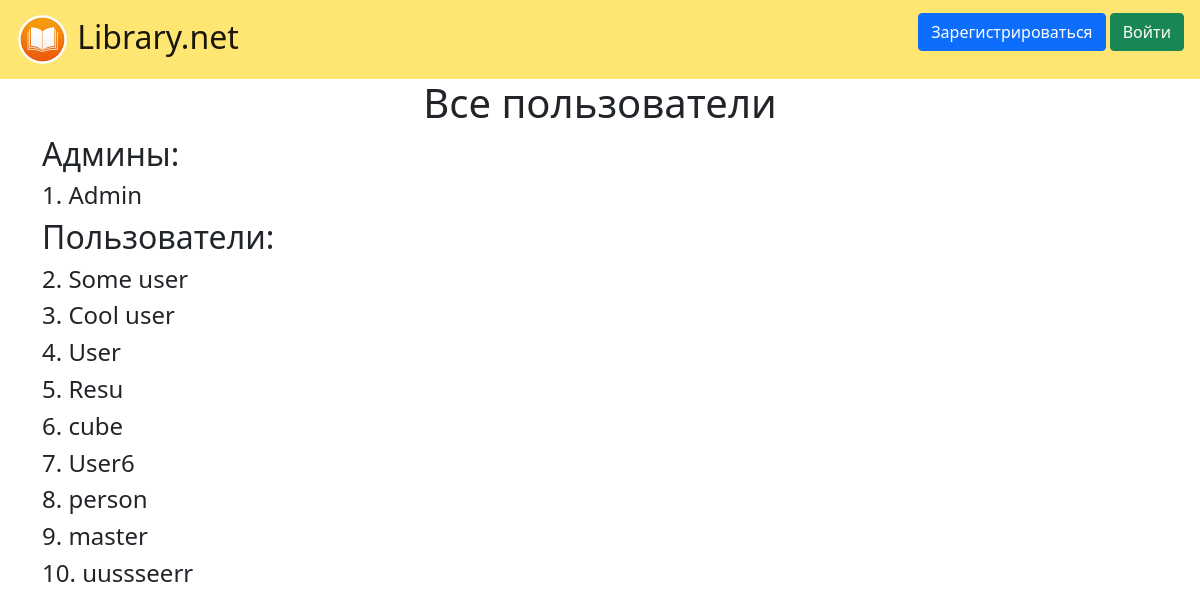
/users, run on an earlier commit of the app's database.
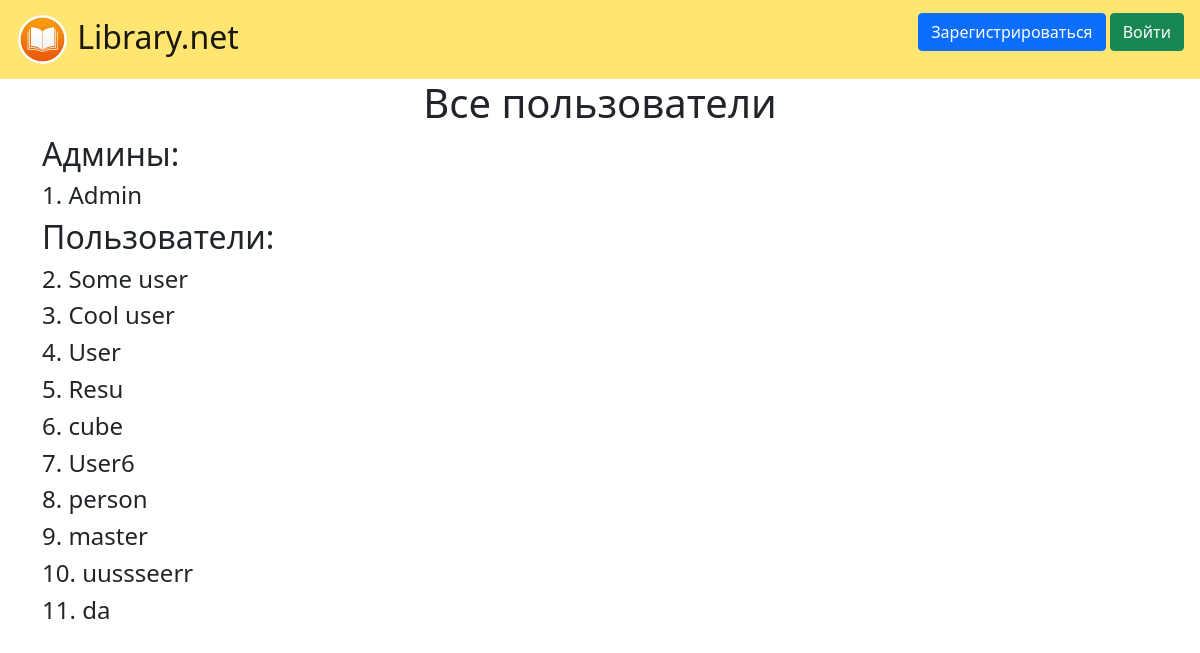
And on a later commit of the database.
### data/users.py (models this page shows, shortened)
class User(SqlAlchemyBase, UserMixin, SerializerMixin):
    __tablename__ = 'users'
    id = sqlalchemy.Column(sqlalchemy.Integer,
                           primary_key=True, autoincrement=True)  # айди
    name = sqlalchemy.Column(sqlalchemy.String, nullable=True)  # имя пользователя
    about = sqlalchemy.Column(sqlalchemy.String, nullable=True)  # описание
    email = sqlalchemy.Column(sqlalchemy.String,
                              index=True, unique=True, nullable=True)  # адрес почты
    position = sqlalchemy.Column(sqlalchemy.String, nullable=True)  # должность
    hashed_password = sqlalchemy.Column(sqlalchemy.String, nullable=True)  # пароль
    created_date = sqlalchemy.Column(sqlalchemy.DateTime,
                                     default=datetime.datetime.now)  # дата создания

### main.py (the view)
@app.route("/users")
def users():
    db_sess = db_session.create_session()
    users = db_sess.query(User).all()
    return render_template("users.html", users=users, title='Список пользователей')

### data/db_session.py (called while the page is built)
def create_session() -> Session:
    global __factory
    return __factory()

### templates/users.html
{% extends "base.html" %}
{% block content %}
<h1>Все пользователи</h1>
{% for item in users%}
    {% if item.position == 'admin'%}
        <h2>Админы:</h2>
        <h4>{{loop.index}}. {{item.name}}</h4>
    <h2>Пользователи:</h2>
    {% elif item.position == 'user'%}
        <h4>{{loop.index}}. {{item.name}}</h4>
    {% endif %}
{% endfor %}
{% endblock %}

What changed in the data, as far as the page shows it:
added User: name "da"
